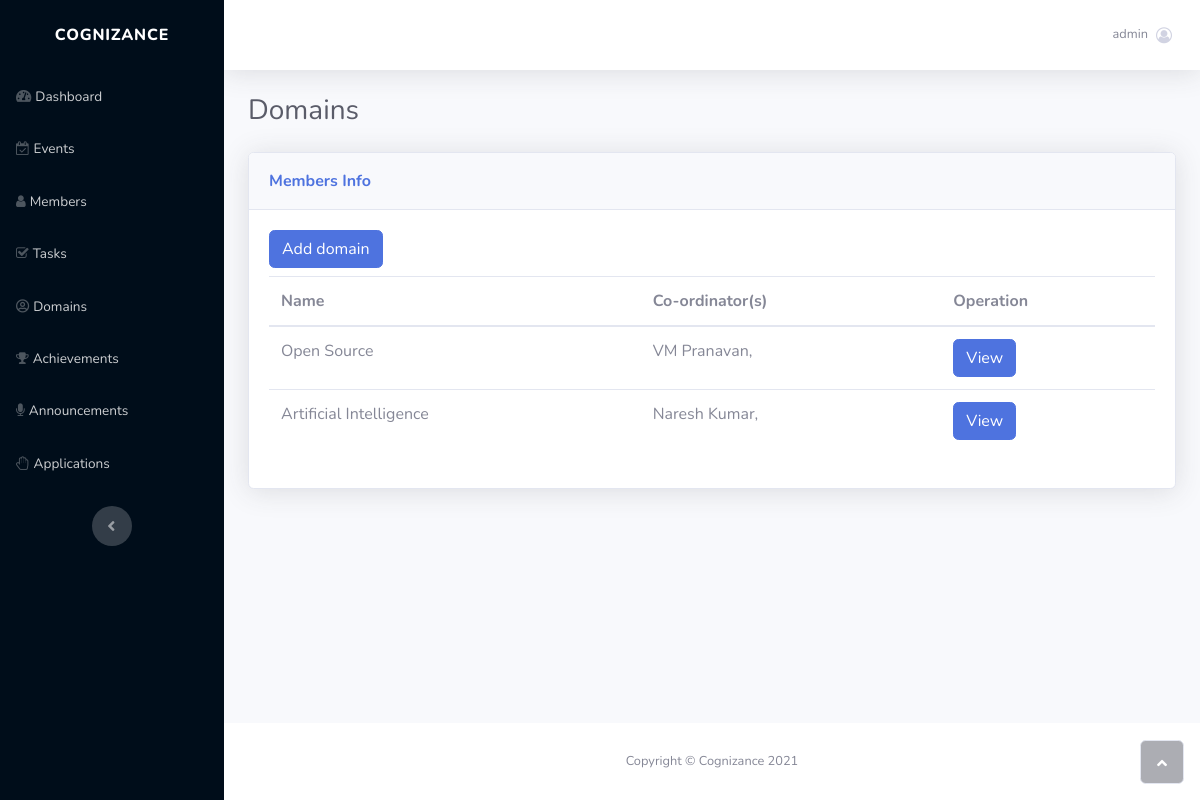
/domains/ (signed in), run on an earlier commit of the app's database.
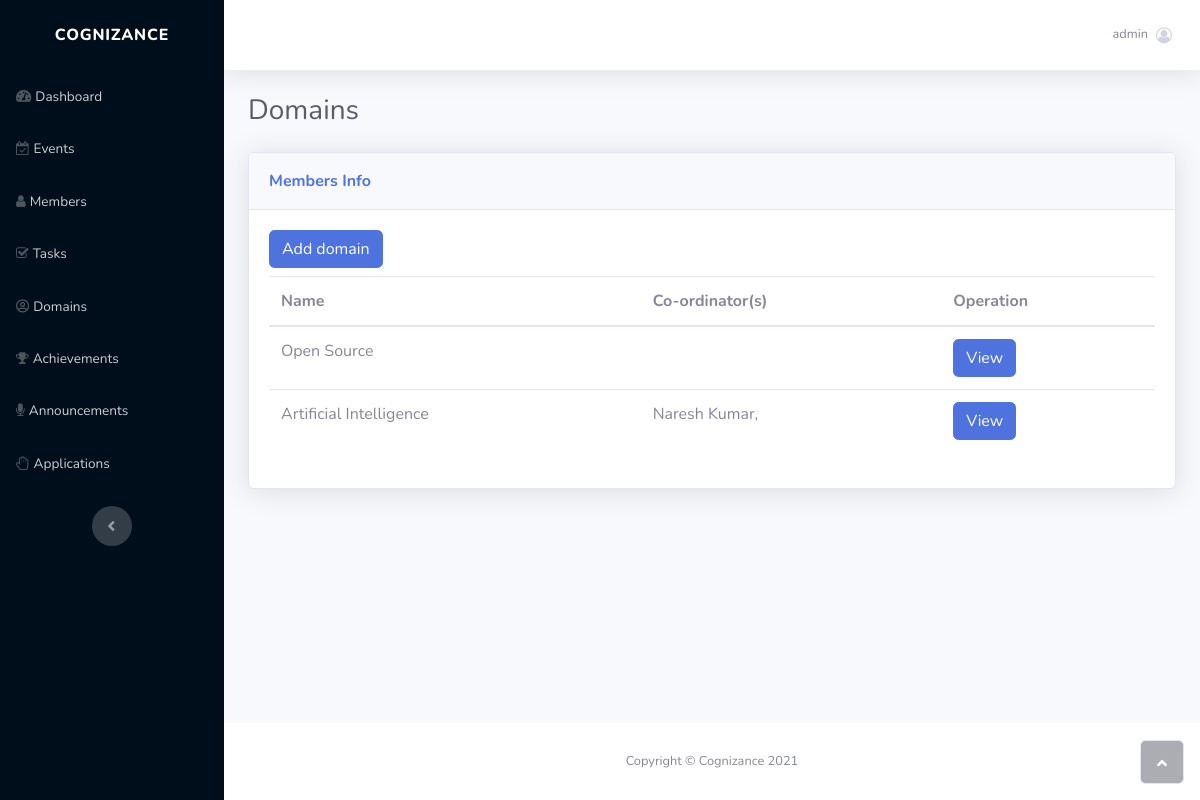
And on a later commit of the database.
### panel/models.py (models this page shows, shortened)
class Domain(models.Model):
    name = models.CharField(max_length=50, primary_key=True, default='')
    coordinators = models.ManyToManyField(Member, related_name='coordinators')
    mentors = models.ManyToManyField(Member, related_name='mentors')
    discord_role_id = models.CharField(max_length=50, null=True)

class Member(models.Model):
    years = (
        ('I year', 'I year'),
        ('II year', 'II year'),
        ('III year', 'III year'),
        ('IV year', 'IV year'),
    )
    first_name = models.CharField(max_length=100, null=True)
    last_name = models.CharField(max_length=100, null=True)
    academic_year = models.CharField(choices=years, max_length=100, null=True)
    discord_id = models.CharField(max_length=50, null=True)
    github_username = models.CharField(max_length=200, primary_key=True, default='')
    department = models.ForeignKey(Department, on_delete=models.CASCADE)
    email = models.EmailField(null=True)
    join_date = models.DateTimeField(auto_now_add=True)
    role = models.ForeignKey(Role, on_delete=models.CASCADE)
    positions = models.ManyToManyField(Position)
    phone = models.CharField(max_length=200, null=True)

### panel/views.py (the view)
# urls.py: path('domains/', domains, name='domains'),
@login_required(login_url='login')
def domains(request):
    domains = Domain.objects.all()
    data = {
        'domains': domains
    }
    return render(request, 'panel/domains.html', data)

### panel/templates/panel/domains.html (shortened to what the changed rows need)
{% load static %}
<!DOCTYPE html>
<html>
<head>
    <link rel="stylesheet" href="{% static 'bootstrap/css/bootstrap.min.css' %}">
    <link rel="stylesheet" href="https://use.fontawesome.com/releases/v5.12.0/css/all.css">
    <link rel="stylesheet" href="https://cdnjs.cloudflare.com/ajax/libs/font-awesome/4.7.0/css/font-awesome.min.css">
    <link rel="stylesheet" href="https://cdnjs.cloudflare.com/ajax/libs/ionicons/2.0.1/css/ionicons.min.css">
    <link rel="stylesheet" href="{% static 'fonts/fontawesome5-overrides.min.css' %}">
</head>
<body id="page-top">
    <div id="wrapper">
        <div class="d-flex flex-column" id="content-wrapper">
            <div id="content">
                <div class="container-fluid">
                    <div class="card shadow">
                        <div class="card-body"><button class="btn btn-primary" type="button">Add domain</button>
                            <div class="table-responsive table mt-2" id="dataTable" role="grid" aria-describedby="dataTable_info">
                                <table class="table my-0" id="dataTable">
                                    <thead>
                                        <tr>
                                            <th>Name</th>
                                            <th>Co-ordinator(s)</th>
                                            <th>Operation</th>
                                        </tr>
                                    </thead>
                                    <tbody>
                                        {% for domain in domains %}
                                            <tr>
                                                <td>{{domain.name}}</td>
                                                <td>
                                                {% for co in domain.coordinators.all %}
                                                {{co.first_name}} {{co.last_name}},
                                                {% endfor %}
                                                </td>
                                                <td><button class="btn btn-primary" type="button">View</button></td>
                                            </tr>
                                        {% endfor %}
                                    </tbody>
                                </table>
                            </div>
                        </div>
                    </div>
                </div>
            </div>
        </div><a class="border rounded d-inline scroll-to-top" href="#page-top"><i class="fas fa-angle-up"></i></a>
    </div>
</body>
</html>

What changed in the data, as far as the page shows it:
changed Domain "Open Source": loses Member (first_name "VM", last_name "Pranavan")
